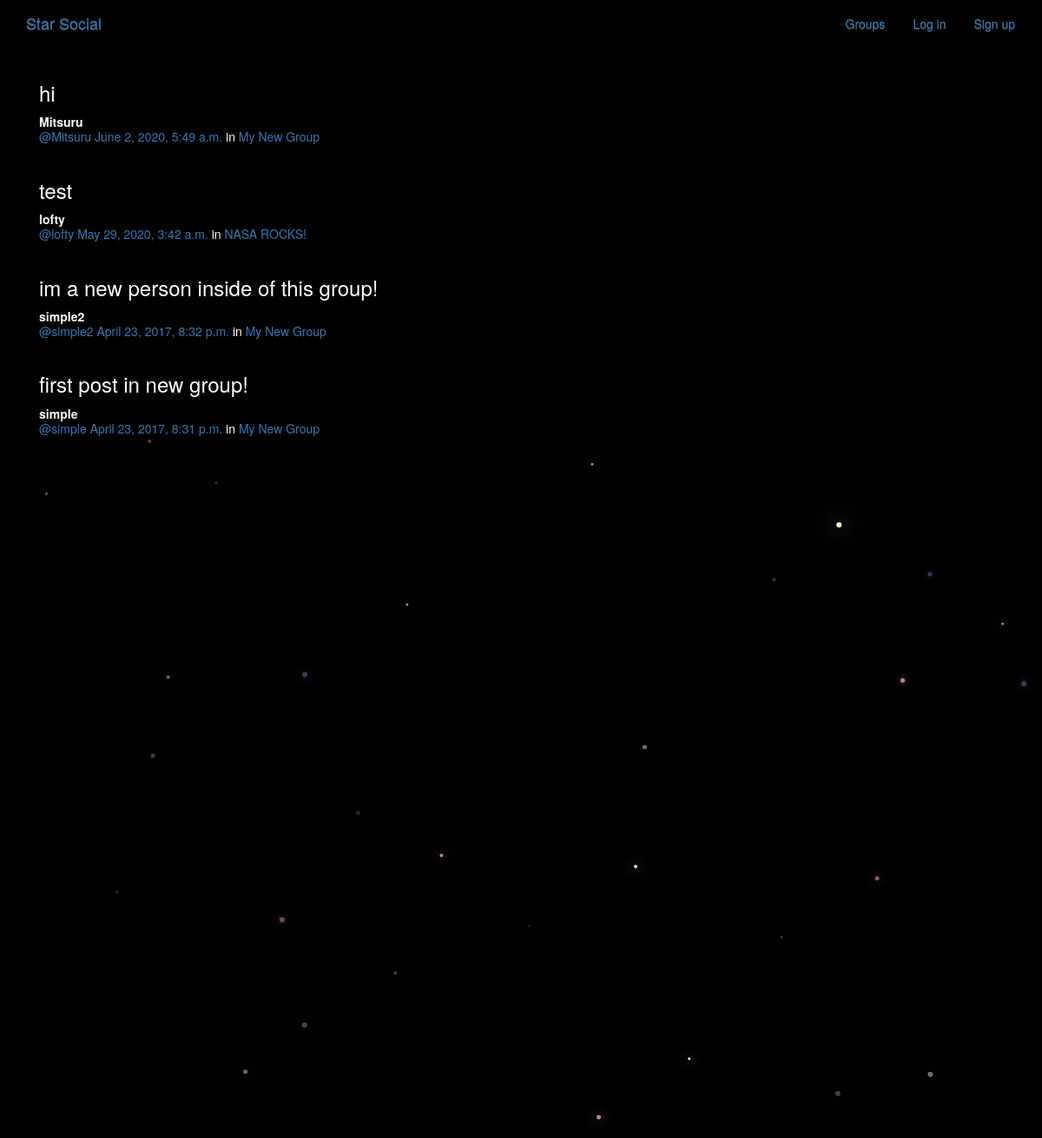
/posts/, run on the app's committed database.
### posts/models.py (models this page shows, shortened)
class Post(models.Model):
    user = models.ForeignKey(User, related_name="posts", on_delete=models.CASCADE)
    created_at = models.DateTimeField(auto_now=True)
    message = models.TextField()
    message_html = models.TextField(editable=False)
    group = models.ForeignKey(Group, related_name="posts",null=True, blank=True, on_delete=models.CASCADE)
    class Meta:
        ordering = ["-created_at"]
        unique_together = ["user", "message"]

### groups/models.py (models this page shows, shortened)
class Group(models.Model):
    name = models.CharField(max_length=255, unique=True)
    slug = models.SlugField(allow_unicode=True, unique=True)
    description = models.TextField(blank=True, default='')
    description_html = models.TextField(editable=False, default='', blank=True)
    members = models.ManyToManyField(User,through="GroupMember")
    class Meta:
        ordering = ["name"]

### posts/views.py (the view)
class PostList(SelectRelatedMixin, generic.ListView):
    model = models.Post
    select_related = ("user", "group")

### posts/templates/posts/post_list.html (shortened to what this page needs)
{% extends "posts/post_base.html" %}
{% load humanize %}
{% block post_content %}
<div class="col-md-8">
	{% for post in post_list %}
  {% include "posts/_post.html" %}
	{% endfor %}
</div>
{% endblock %}

### posts/templates/posts/_post.html (shortened to what this page needs)
<div class="post media">
	<h3>{{ post.message_html|safe }}</h3>
	<div class="media-body">
		<strong>{{ post.user.username }}</strong>
		<h5 class="media-heading">
			<span class="username"><a href="{% url 'posts:for_user' username=post.user.username %}">@{{ post.user.username }}</a></span>
			<time class="time"><a href="{% url 'posts:single' username=post.user.username pk=post.pk %}">{{ post.created_at }}</a></time>
			{% if post.group %}
			<span class="group-name">in <a href="#">{{ post.group.name }}</a></span>
			{% endif %}
		</h5>
	</div>
</div>

### static/simplesocial/css/master.css (style rules this page uses)
body { margin: 0; overflow: hidden; background-color: black; color:white; }

### data on the page
Post: message_html "hi", user.username "Mitsuru", created_at "June 2, 2020, 5:49 a.m.", group.name "My New Group"
Post: message_html "test", user.username "lofty", created_at "May 29, 2020, 3:42 a.m.", group.name "NASA ROCKS!"
Post: message_html "im a new person inside of this group!", user.username "simple2", created_at "April 23, 2017, 8:32 p.m.", group.name "My New Group"
Post: message_html "first post in new group!", user.username "simple", created_at "April 23, 2017, 8:31 p.m.", group.name "My New Group"
